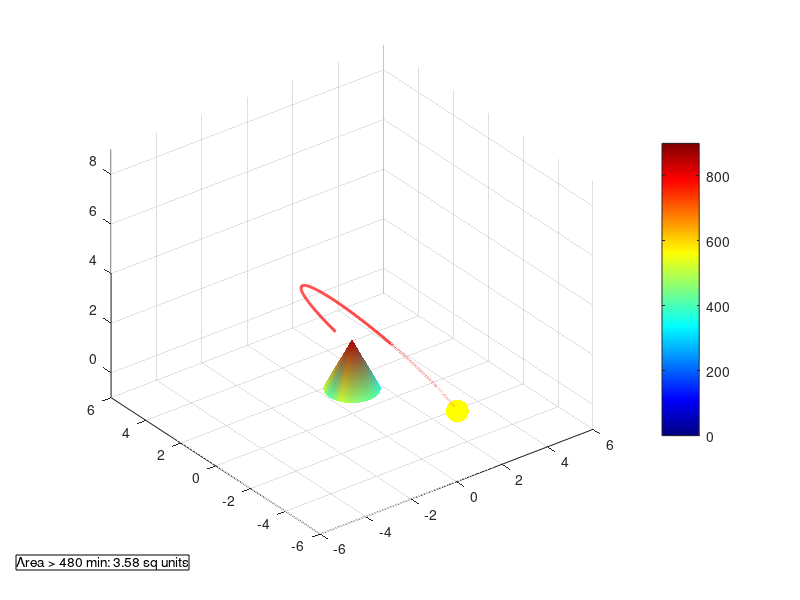

This chart was generated by the following MATLAB code:
%代码等待时长约为20秒（等待日出）
  

%%代码完整运行时长数分钟

function main
    % 圆锥参数
    R = 1; % 圆锥底面半径
    H = 2; % 圆锥高度
    num_lon = 500; % 分割数量（类似经度线的数量）

    % 太阳参数
    sun_distance = 4; % 太阳到圆锥顶点的距离
    sun_radius = 0.4; % 太阳半径

    % 太阳位置计算参数
    latitude = 35.77; % 纬度
    declination = 23.44; % 夏至的太阳赤纬
    minutes_in_day = 24 * 60; % 一天的分钟数
    lat_rad = deg2rad(latitude);
    dec_rad = deg2rad(declination);

    % 创建圆锥网格
    [X, Y, Z] = cylinder([0 R], num_lon); % 使用半径为0和R的圆柱来形成圆锥
    Z = Z * (-H); % 调整高度
    Z = Z - min(Z(:)); % 调整Z坐标使底面位于原点

    % 创建太阳小球网格
    [sunX, sunY, sunZ] = sphere(20);
    sunX = sun_radius * sunX;
    sunY = sun_radius * sunY;
    sunZ = sun_radius * sunZ;

    % 初始化被照射时间数组
    illuminated_time = zeros(size(X));

    % 创建图形并设置视图
    figure;
    hCone = surf(X, Y, Z, 'FaceColor', 'interp', 'EdgeColor', 'none'); % 圆锥
    hold on;
    hSun = surf(sunX, sunY, sunZ, 'FaceColor', 'y', 'EdgeColor', 'none'); % 太阳小球
    hPath = plot3(0, 0, 0, 'r-', 'LineWidth', 2); % 初始化太阳路径
    axis equal;
    view(3);
    xlim([-sun_distance, sun_distance]*1.5);
    ylim([-sun_distance, sun_distance]*1.5);
    zlim([-1, sun_distance+5]);
    caxis([0 900]); % 设置颜色范围至900分钟
    colormap(jet(900)); % 使用从蓝到红的色彩映射
    colorbar; % 添加颜色条

    % 实时面积显示框
    area_box = annotation('textbox', [.02 .05 .1 .05], 'String', 'Initializing', 'FitBoxToText', 'on', 'BackgroundColor', 'white');

    % 太阳位置集合
    sunPositions = [];

    % 计算每分钟的太阳位置
    for minute = 1:minutes_in_day
        hour_angle = (minute - minutes_in_day / 2) * 360 / minutes_in_day;
        hour_angle_rad = deg2rad(hour_angle);

        % 计算太阳的方位和高度角
        zenith_distance = acos(sin(lat_rad) * sin(dec_rad) + cos(lat_rad) * cos(dec_rad) * cos(hour_angle_rad));
        altitude_angle = pi/2 - zenith_distance;

        % 只处理太阳高度角大于0的情况
        if altitude_angle > 0
            B = (sin(dec_rad) - sin(lat_rad) * sin(altitude_angle)) ./ (cos(lat_rad) * cos(altitude_angle));
            B = max(min(B, 1), -1);
            if hour_angle <= 0
                azimuth_angle = acos(B);
            else
                azimuth_angle = 2 * pi - acos(B);
            end
            sun_vector = [cos(azimuth_angle) * cos(altitude_angle), sin(azimuth_angle) * cos(altitude_angle), sin(altitude_angle)];
            sunPos = sun_distance * sun_vector;

            % 更新太阳位置
            set(hSun, 'XData', sunX + sunPos(1), 'YData', sunY + sunPos(2), 'ZData', sunZ + sunPos(3));

            % 记录太阳位置
            sunPositions = [sunPositions; sunPos];

            % 更新太阳路径
            set(hPath, 'XData', sunPositions(:,1), 'YData', sunPositions(:,2), 'ZData', sunPositions(:,3));

            % 检查每个圆锥网格点是否被照射
            for i = 1:size(X, 1)
                for j = 1:size(X, 2)
                    normal = [X(i,j), Y(i,j), Z(i,j)];
                    normal = normal / norm(normal); % 归一化
                    if dot(normal, sun_vector) > 0
                        illuminated_time(i, j) = illuminated_time(i, j) + 1;
                    end
                end
            end
        end

        % 更新图形数据
        set(hCone, 'CData', illuminated_time);
        drawnow;
        pause(0.05); % 暂停一段时间以减慢动画速度

        % 计算并更新显示超过480分钟的面积
        area_over_480 = sum(illuminated_time(:) > 480) * 2 * pi * R^2 / numel(illuminated_time); % 面积计算假定均匀分布
        set(area_box, 'String', sprintf('Area > 480 min: %.2f sq units', area_over_480));
    end
end
